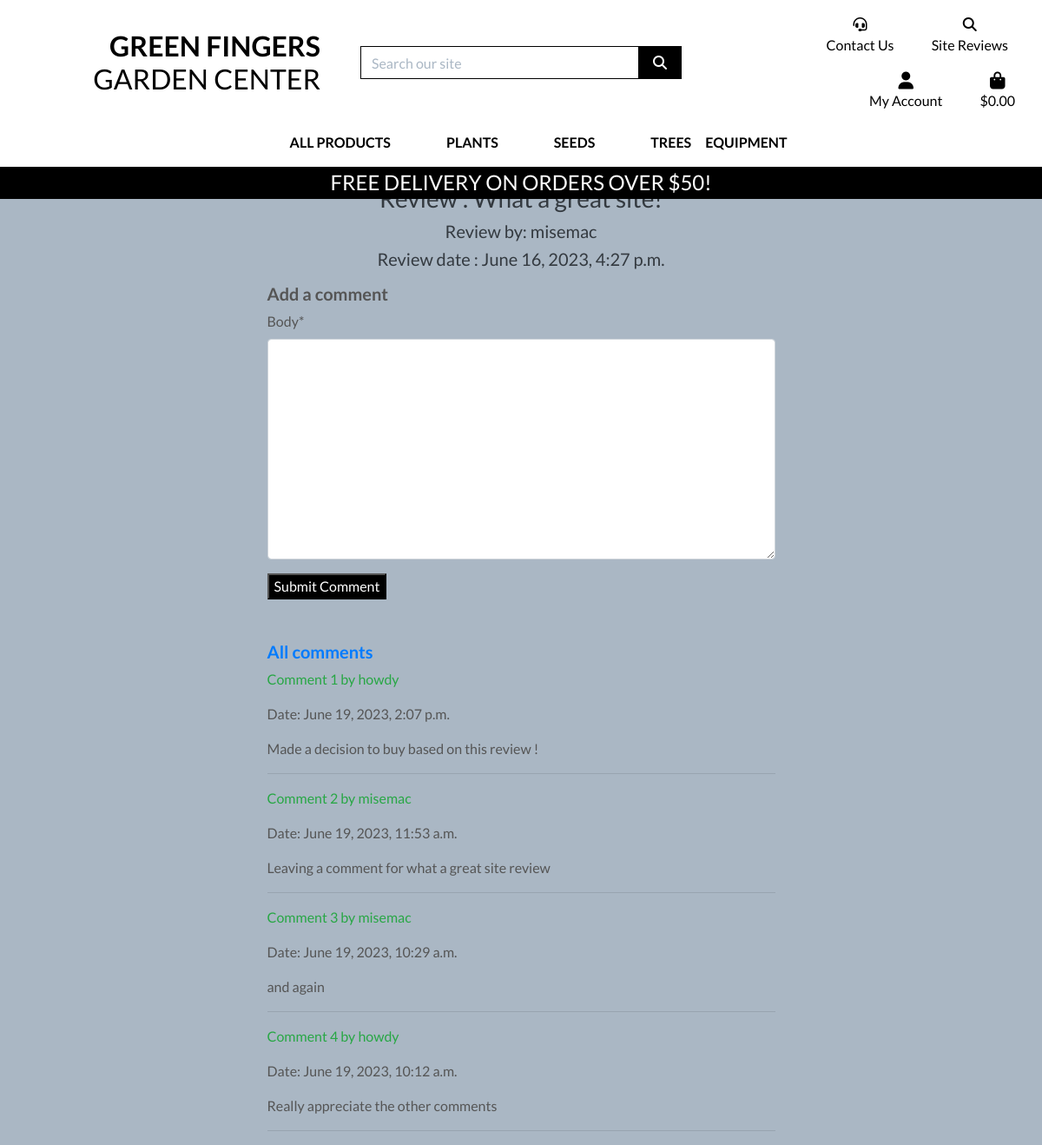
The page /reviews/add_comment/12/ (signed in) on the database its author committed.
### reviews/models.py (models this page shows, shortened)
class SiteReview(models.Model):
    author = models.ForeignKey(
        User, on_delete=models.CASCADE, related_name = 'site_review')
    heading = models.CharField(max_length=100)
    body = models.TextField()
    created_at = models.DateTimeField(auto_now_add=True)
    updated_at = models.DateTimeField(auto_now_add=True)
    class Meta:
        ordering = ['-created_at']
        indexes = [models.Index(fields=['-created_at']),]

class Comments(models.Model):
    user = models.ForeignKey(User, on_delete=models.CASCADE)
    review = models.ForeignKey(
        SiteReview, on_delete=models.CASCADE, related_name='comments')
    body = models.TextField()
    created_at = models.DateTimeField(auto_now_add=True)
    allowed = models.BooleanField(default=True)

### reviews/views.py (the view)
# urls.py: path("add_comment/<int:review_id>/", views.add_comment, name="add_comment"),
@login_required
def add_comment(request, review_id):
    print(review_id)
    review = get_object_or_404(SiteReview, pk=review_id)
    comments = review.comments.filter(allowed=True).order_by("-created_at")
    comment_form = CommentForm(data=request.POST)
    if comment_form.is_valid():
        comments = comment_form.save(commit=False)
        comments.user = request.user
        comments.review = review
        comments.save()
        messages.success(request, f"Your comment has been saved, thank you!")
        return redirect(reverse("all_reviews"))
    else:
        comment_form = CommentForm()
    template = "reviews/add_comment.html"
    context = {
        "review": review,
        "comment_form": comment_form,
        "comments": comments,
    }
    return render(request, template, context)

### reviews/forms.py
class CommentForm(forms.ModelForm):
    class Meta:
        model = Comments
        fields = [
            "body",
        ]

### bag/contexts.py (called while the page is built, shortened)
def bag_contents(request):
    bag_items = []  # empty list for bag items to populate
    total = 0
    product_count = 0
    bag = request.session.get("bag", {})
    if total < settings.FREE_DELIVERY_THRESHOLD:
        delivery = total * Decimal(settings.STANDARD_DELIVERY_PERCENTAGE / 100)
        free_delivery_delta = settings.FREE_DELIVERY_THRESHOLD - total
    else:
        delivery = 0
        free_delivery_delta = 0
    grand_total = delivery + total
    context = {
        "bag_items": bag_items,
        "total": total,
        "product_count": product_count,
        "delivery": delivery,
        "free_delivery_delta": free_delivery_delta,
        "free_delivery_threshold": settings.FREE_DELIVERY_THRESHOLD,
        "grand_total": grand_total,
    }
    return context

### reviews/templates/reviews/add_comment.html (shortened to what this page needs)
{% extends "base.html" %}
{% load static %}
{% block page_header %}
<div class="container header-container">
</div>
{% endblock %}
{% block content %}
<div class="overlay2"></div>
<div class="row">
    <div class="col-12 text-center mt-5">
        <h3 class="text-dark">Review : {{ review.heading }}</h3>
        <h5 class="text-dark">Review by: {{ review.author }}</h5>
        <h5 class="text-dark">Review date : {{ review.created_at }}</h5>
    </div>
</div>
<div class="row pt-2">
    <div class="mx-auto col-10 col-md-8 col-lg-6">
        <h5><strong>Add a comment</strong></h5>
        <form class="enq-form" method="post">
            {% for field in comment_form %}
            {{ field | as_crispy_field }}
            {% endfor %}
            <button class="btn-black" type="submit" id="enq-button">Submit Comment</button>
        </form>
    </div>
</div>
<div class="row mt-5">
    <div class="mx-auto col-10 col-md-8 col-lg-6">
        <h5 class="text-primary"><strong>All comments</strong></h5>
        {% if comments %}
        {% for comment in comments %}
        <p class="text-success">Comment {{ forloop.counter }} by {{ comment.user }}</p>
        <p>Date: {{comment.created_at }}</p>
        <p>{{ comment.body|linebreaks}}</p>
        <hr>
        {% endfor %}
        {% else %}
        <h3>Be the first to leave a comment on this review!</h3>
        {% endif %}
    </div>
</div>
{% endblock %}

### static/css/base.css (style rules this page uses)
html { height: 100%; }
body { background: url('/media/background_image.jpg') no-repeat center center fixed; background-size: cover; height: calc(100vh - 164px); color: #555; font-family: 'Lato'; }
.btn-black { background: black; color: white; }
.overlay2 { height: 100%; width: 100%; top: 0; left: 0; position: fixed; background: #aab7c4; z-index: -1; }
@media (min-width: 1200px) { .container { max-width: 80%; } }
@media (min-width: 992px) { .header-container { padding-top: 164px; } }

### rows shown on the page
SiteReview: author "misemac", created_at "June 16, 2023, 4:27 p.m."
Comments: user "howdy", created_at "June 19, 2023, 2:07 p.m.", body "Made a decision to buy based on this review !"
Comments: user "misemac", created_at "June 19, 2023, 11:53 a.m.", body "Leaving a comment for what a great site review"
Comments: user "misemac", created_at "June 19, 2023, 10:29 a.m.", body "and again"
Comments: user "howdy", created_at "June 19, 2023, 10:12 a.m.", body "Really appreciate the other comments"

### other values the page prints
{{ free_delivery_threshold }} "50"
